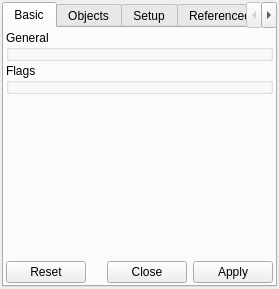
<?xml version="1.0" encoding="UTF-8"?>
<ui version="4.0">
 <class>FreezedAtomsObjectDesigner</class>
 <widget class="QWidget" name="FreezedAtomsObjectDesigner">
  <property name="geometry">
   <rect>
    <x>0</x>
    <y>0</y>
    <width>279</width>
    <height>289</height>
   </rect>
  </property>
  <property name="windowTitle">
   <string>Graphics Object</string>
  </property>
  <property name="toolTip">
   <string/>
  </property>
  <layout class="QVBoxLayout" name="verticalLayout">
   <property name="spacing">
    <number>2</number>
   </property>
   <property name="margin">
    <number>2</number>
   </property>
   <item>
    <widget class="QTabWidget" name="tabWidget">
     <property name="currentIndex">
      <number>0</number>
     </property>
     <widget class="QWidget" name="tab">
      <attribute name="title">
       <string>Basic</string>
      </attribute>
      <layout class="QVBoxLayout" name="verticalLayout_2">
       <property name="spacing">
        <number>2</number>
       </property>
       <property name="margin">
        <number>2</number>
       </property>
       <item>
        <widget class="QGroupBox" name="generalGB">
         <property name="title">
          <string>General</string>
         </property>
        </widget>
       </item>
       <item>
        <widget class="QGroupBox" name="flagsGB">
         <property name="title">
          <string>Flags</string>
         </property>
        </widget>
       </item>
       <item>
        <spacer name="verticalSpacer">
         <property name="orientation">
          <enum>Qt::Vertical</enum>
         </property>
         <property name="sizeHint" stdset="0">
          <size>
           <width>20</width>
           <height>40</height>
          </size>
         </property>
        </spacer>
       </item>
       <item>
        <widget class="QDialogButtonBox" name="buttonBox">
         <property name="standardButtons">
          <set>QDialogButtonBox::Apply|QDialogButtonBox::Close|QDialogButtonBox::Reset</set>
         </property>
        </widget>
       </item>
      </layout>
     </widget>
     <widget class="QWidget" name="objectsTab">
      <attribute name="title">
       <string>Objects</string>
      </attribute>
     </widget>
     <widget class="QWidget" name="setupTab">
      <attribute name="title">
       <string>Setup</string>
      </attribute>
     </widget>
     <widget class="QWidget" name="refByTab">
      <attribute name="title">
       <string>Referenced by</string>
      </attribute>
     </widget>
    </widget>
   </item>
  </layout>
 </widget>
 <resources/>
 <connections/>
</ui>
